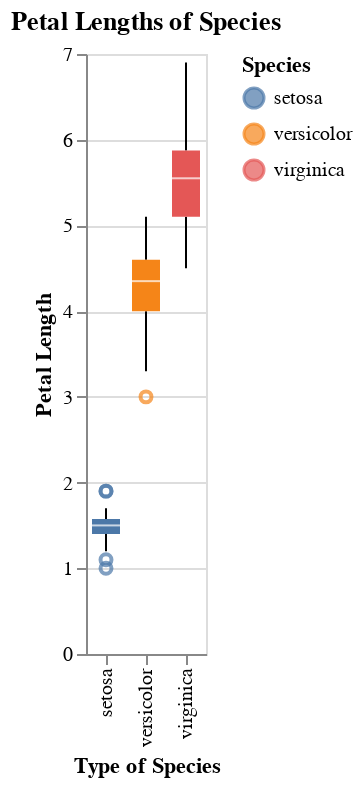

Source (notebook cell):
### Code cell
alt.Chart(iris, title = 'Petal Lengths of Species').mark_boxplot().encode(
      x = alt.X('Species', title = 'Type of Species'),
      y = alt.Y('PetalLength', title = 'Petal Length'),
      color = 'Species'
)

### Figure 1 — Vega-Lite specification as saved in the notebook (floating-point values rounded to 4 significant figures; data arrays with more than 128 entries replaced by an {"elided": "..."} marker saying what was removed)
{"config": {"view": {"continuousWidth": 400, "continuousHeight": 300}}, "data": {"name": "data-d1be07d90518734e6d08167a291c95a9"}, "mark": "boxplot", "encoding": {"color": {"field": "Species", "type": "nominal"}, "x": {"field": "Species", "title": "Type of Species", "type": "nominal"}, "y": {"field": "PetalLength", "title": "Petal Length", "type": "quantitative"}}, "title": "Petal Lengths of Species", "$schema": "https://vega.github.io/schema/vega-lite/v4.17.0.json", "datasets": {"data-d1be07d90518734e6d08167a291c95a9": {"elided": "150 records"}}}
